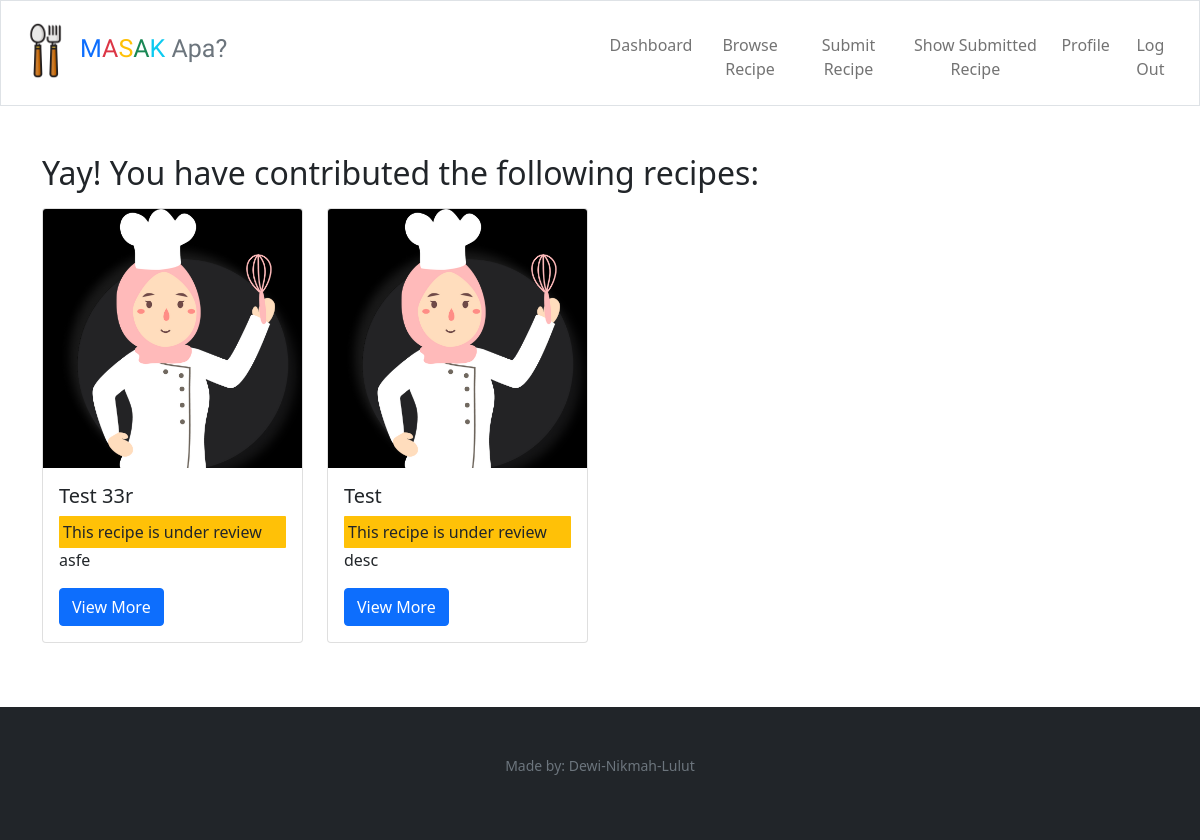
The page /recipe/show/submitted (signed in) on the database its author committed.
### tables this page shows
CREATE TABLE "recipes_submitted" (
	"id"	integer NOT NULL,
	"name"	TEXT NOT NULL,
	"origin_id"	integer NOT NULL,
	"image"	varchar,
	"created_at"	datetime DEFAULT CURRENT_TIMESTAMP,
	"updated_at"	datetime DEFAULT CURRENT_TIMESTAMP,
	"description"	TEXT,
	"img_src"	TEXT,
	"recipe_src"	TEXT,
	"status"	integer DEFAULT 0,
	"user_id"	INTEGER,
	FOREIGN KEY("origin_id") REFERENCES "origins"("id") on delete cascade on update cascade,
	PRIMARY KEY("id" AUTOINCREMENT)
);

### app.py (the view)
@app.route("/recipe/show/submitted", methods=["GET"])
def show_submitted_recipes():
    user_id = session["user_id"]
    global search_result
    if request.method == "GET":
        search_result.clear()
        recipes = db.execute("select recipes_submitted.status, recipes_submitted.id, recipes_submitted.name as recipe_name, recipes_submitted.image, recipes_submitted.description, recipe_ingredients_submitted.qty, instructions_submitted.instructions, units.name as unit_name from recipes_submitted inner join recipe_ingredients_submitted on recipes_submitted.id = recipe_ingredients_submitted.recipe_id inner join ingredients on recipe_ingredients_submitted.ingredients_id = ingredients.id inner join units on recipe_ingredients_submitted.unit_id = units.id inner join instructions_submitted on recipes_submitted.id = instructions_submitted.recipe_id where recipes_submitted.user_id = ? group by recipes_submitted.id order by recipes_submitted.created_at desc", user_id)
        print(recipes)
        return render_template("show_submitted_recipes.html", recipes=recipes)

### app.py (called while the page is built)
@app.after_request
def after_request(response):
    response.headers["Cache-Control"] = "no-cache, no-store, must-revalidate"
    response.headers["Expires"] = 0
    response.headers["Pragma"] = "no-cache"
    return response

### templates/show_submitted_recipes.html
{% extends "layout.html" %} {% block title %} Recipes {% endblock %} {% block
main %}
<div class="container-lg mt-1 mb-3">
  <h2>Yay! You have contributed the following recipes:</h2>
  <div class="row mt-2">
    {% for recipe in recipes %}
    <div class="col-lg-3 mt-2">
      <div class="card" style="width: 100%">
        <img
          src="/static/uploads/{{ recipe['image'] }}"
          class="card-img-top card-size"
          alt="IoT course thumbnail"
        />
        <div class="card-body">
          <h5 class="card-title">{{ recipe["recipe_name"] }}</h5>
          {% if recipe['status'] == 0 %}
          <div class="bg-warning p-1" style="border-radius: 1px">This recipe is under review</div>
          {% elif recipe['status'] == 1 %}
          <div class="bg-success p-1" style="border-radius: 1px">This recipe has been approved</div>
          {% else %}
          <div class="bg-success p-1" style="border-radius: 1px">This recipe has been rejected</div>
          {% endif %}
          <p class="card-text">{{ recipe["description"]|truncate(50) }}</p>
          <a href="/recipe/show/{{ recipe['id'] }}" class="btn btn-primary"
            >View More</a
          >
        </div>
      </div>
    </div>
    {% endfor %}
  </div>
  <div class="spacing p-4"></div>
</div>
{% endblock %}

### static/style.css (style rules this page uses)
.card-size { width: 100%; height: 100%; }

### rows shown on the page
recipes_submitted: image (picture), recipe_name "Test 33r", status "This recipe is under review", description "asfe"
recipes_submitted: image (picture), recipe_name "Test", status "This recipe is under review", description "desc"
